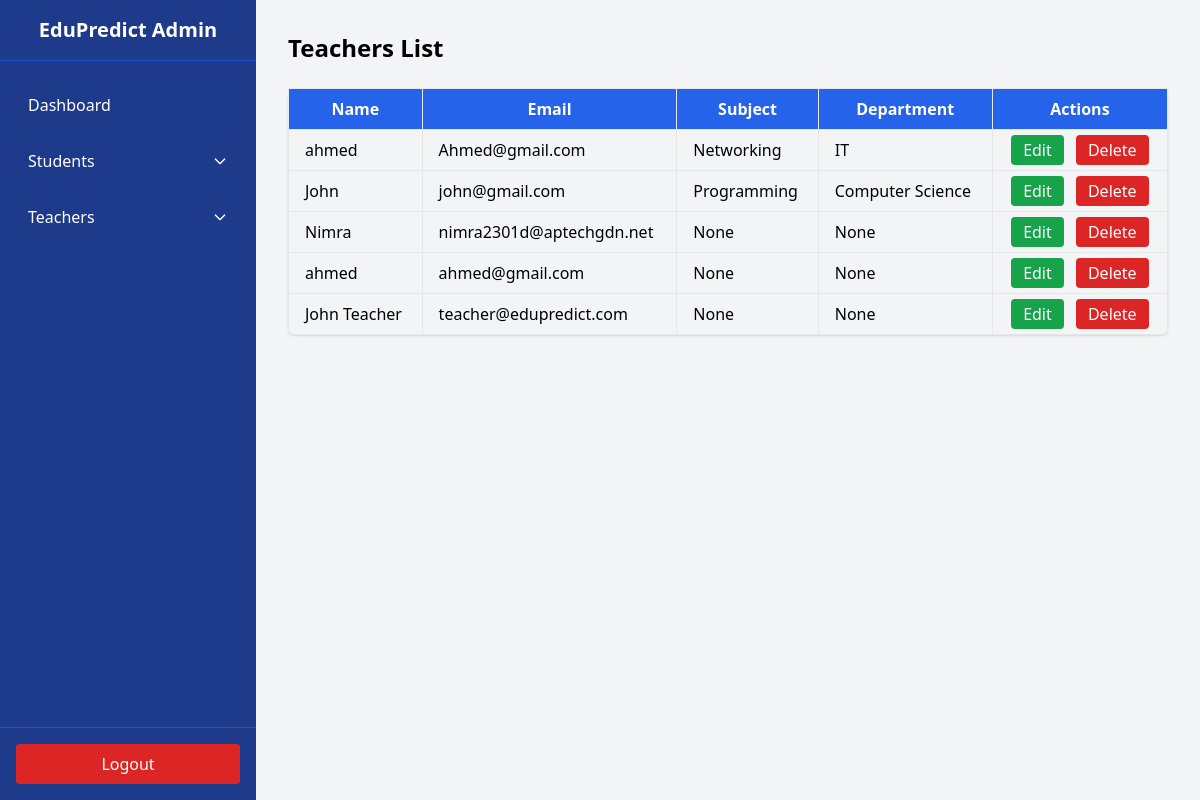
Screenshot of /teachers/ with the database file from the repository.
### educationmodel/models.py (models this page shows, shortened)
class Signup(models.Model):
    name = models.CharField(max_length=100)
    email = models.EmailField(unique=True)
    password = models.CharField(max_length=100)
    usertype = models.CharField(max_length=20, choices=[("admin","Admin"),("teacher","Teacher"),("student","Student")])
    class_name = models.CharField(max_length=50, null=True, blank=True)
    roll_no = models.CharField(max_length=50, null=True, blank=True)
    subject = models.CharField(max_length=100, null=True, blank=True)
    department = models.CharField(max_length=100, null=True, blank=True)

### EduPredict/auth.py (the view)
# urls.py: path("teachers/", auth.teachers_list, name="teachers-list"),
def teachers_list(request):
    teachers = Signup.objects.filter(usertype="teacher")
    return render(request, "teachers_list.html", {"teachers": teachers})

### template/teachers_list.html (shortened to what this page needs)
<!DOCTYPE html>
<html lang="en">
<head>
  <script src="https://cdn.tailwindcss.com"></script>
</head>
<body class="bg-gray-100 flex">
<div class="flex min-h-screen">
    <aside class="w-64 bg-blue-900 text-white flex flex-col">
      <div class="px-6 py-4 text-center font-bold text-xl border-b border-blue-700">
        EduPredict Admin
      </div>
      <nav class="flex-1 px-4 py-6 space-y-4">
        <a href="/admin-dashboard/" class="block py-2 px-3 rounded hover:bg-blue-700">Dashboard</a>
        <div>
          <button onclick="toggleDropdown('studentsMenu')"
                  class="w-full text-left py-2 px-3 rounded hover:bg-blue-700 flex justify-between items-center">
            Students
            <svg class="w-4 h-4 ml-2 transform transition-transform" id="studentsMenuIcon" fill="none" stroke="currentColor" stroke-width="2" viewBox="0 0 24 24">
              <path stroke-linecap="round" stroke-linejoin="round" d="M19 9l-7 7-7-7"/>
            </svg>
          </button>
        </div>
        <div>
          <button onclick="toggleDropdown('teachersMenu')"
                  class="w-full text-left py-2 px-3 rounded hover:bg-blue-700 flex justify-between items-center">
            Teachers
            <svg class="w-4 h-4 ml-2 transform transition-transform" id="teachersMenuIcon" fill="none" stroke="currentColor" stroke-width="2" viewBox="0 0 24 24">
              <path stroke-linecap="round" stroke-linejoin="round" d="M19 9l-7 7-7-7"/>
            </svg>
          </button>
        </div>
      </nav>
      <div class="p-4 border-t border-blue-700">
        <a href="/logout/" class="block text-center py-2 px-3 bg-red-600 rounded hover:bg-red-700">Logout</a>
      </div>
    </aside>
 </div>
  <main class="flex-1 p-8">
    <h2 class="text-2xl font-bold mb-6">Teachers List</h2>
    <table class="min-w-full border border-gray-400 rounded-lg shadow">
      <thead class="bg-blue-600 text-white">
        <tr>
          <th class="px-4 py-2 border">Name</th>
          <th class="px-4 py-2 border">Email</th>
          <th class="px-4 py-2 border">Subject</th>
          <th class="px-4 py-2 border">Department</th>
          <th class="px-4 py-2 border">Actions</th>
        </tr>
      </thead>
      <tbody>
        {% for t in teachers %}
        <tr class="hover:bg-blue-50">
          <td class="border px-4 py-2">{{ t.name }}</td>
          <td class="border px-4 py-2">{{ t.email }}</td>
          <td class="border px-4 py-2">{{ t.subject }}</td>
          <td class="border px-4 py-2">{{ t.department }}</td>
          <td class="border px-4 py-2 text-center space-x-2">
            <a href="{% url 'edit-teacher' t.id %}" class="bg-green-600 text-white px-3 py-1 rounded hover:bg-green-700">Edit</a>
            <a href="{% url 'delete-teacher' t.id %}" class="bg-red-600 text-white px-3 py-1 rounded hover:bg-red-700" onclick="return confirm('Are you sure?')">Delete</a>
          </td>
        </tr>
        {% empty %}
        <tr><td colspan="5" class="text-center py-3">No Teachers Found</td></tr>
        {% endfor %}
      </tbody>
    </table>
  </main>
</body>
</html>

### rows the page displays
Signup: name "ahmed", email "Ahmed@gmail.com", subject "Networking", department "IT"
Signup: name "John", email "john@gmail.com", subject "Programming", department "Computer Science"
Signup: name "Nimra", email "nimra2301d@aptechgdn.net", subject "None", department "None"
Signup: name "ahmed", email "ahmed@gmail.com", subject "None", department "None"
Signup: name "John Teacher", email "teacher@edupredict.com", subject "None", department "None"
